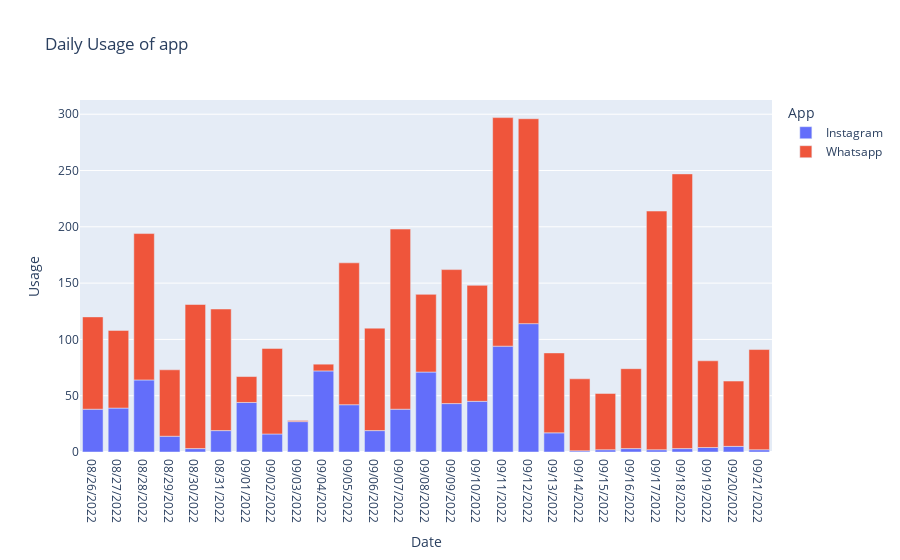

Notebook code for this chart:
### Code cell
fig = px.bar(df, x='Date', y='Usage', title='Daily Usage of app', color='App')
fig.show()

### Figure 1 — Plotly figure (JSON) as saved in the notebook; plotly's stock layout.template omitted (floating-point values rounded to 4 significant figures)
{"data": [{"alignmentgroup": "True", "hovertemplate": "App=Instagram<br>Date=%{x}<br>Usage=%{y}<extra></extra>", "legendgroup": "Instagram", "marker": {"color": "#636efa", "pattern": {"shape": ""}}, "name": "Instagram", "offsetgroup": "Instagram", "orientation": "v", "showlegend": true, "textposition": "auto", "type": "bar", "x": ["08/26/2022", "08/27/2022", "08/28/2022", "08/29/2022", "08/30/2022", "08/31/2022", "09/01/2022", "09/02/2022", "09/03/2022", "09/04/2022", "09/05/2022", "09/06/2022", "09/07/2022", "09/08/2022", "09/09/2022", "09/10/2022", "09/11/2022", "09/12/2022", "09/13/2022", "09/14/2022", "09/15/2022", "09/16/2022", "09/17/2022", "09/18/2022", "09/19/2022", "09/20/2022", "09/21/2022"], "xaxis": "x", "y": [38, 39, 64, 14, 3, 19, 44, 16, 27, 72, 42, 19, 38, 71, 43, 45, 94, 114, 17, 1, 2, 3, 2, 3, 4, 5, 2], "yaxis": "y"}, {"alignmentgroup": "True", "hovertemplate": "App=Whatsapp<br>Date=%{x}<br>Usage=%{y}<extra></extra>", "legendgroup": "Whatsapp", "marker": {"color": "#EF553B", "pattern": {"shape": ""}}, "name": "Whatsapp", "offsetgroup": "Whatsapp", "orientation": "v", "showlegend": true, "textposition": "auto", "type": "bar", "x": ["08/26/2022", "08/27/2022", "08/28/2022", "08/29/2022", "08/30/2022", "08/31/2022", "09/01/2022", "09/02/2022", "09/03/2022", "09/04/2022", "09/05/2022", "09/06/2022", "09/07/2022", "09/08/2022", "09/09/2022", "09/10/2022", "09/11/2022", "09/12/2022", "09/13/2022", "09/14/2022", "09/15/2022", "09/16/2022", "09/17/2022", "09/18/2022", "09/19/2022", "09/20/2022", "09/21/2022"], "xaxis": "x", "y": [82, 69, 130, 59, 128, 108, 23, 76, 1, 6, 126, 91, 160, 69, 119, 103, 203, 182, 71, 64, 50, 71, 212, 244, 77, 58, 89], "yaxis": "y"}], "layout": {"barmode": "relative", "legend": {"title": {"text": "App"}, "tracegroupgap": 0}, "title": {"text": "Daily Usage of app"}, "xaxis": {"anchor": "y", "domain": [0, 1], "title": {"text": "Date"}}, "yaxis": {"anchor": "x", "domain": [0, 1], "title": {"text": "Usage"}}}}
